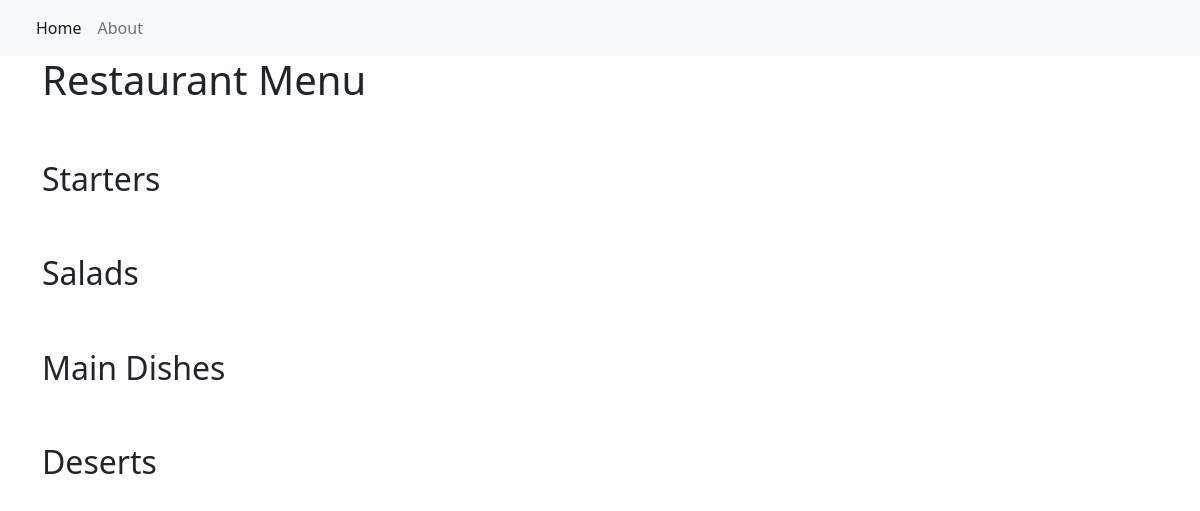
/, run on an earlier commit of the app's database.
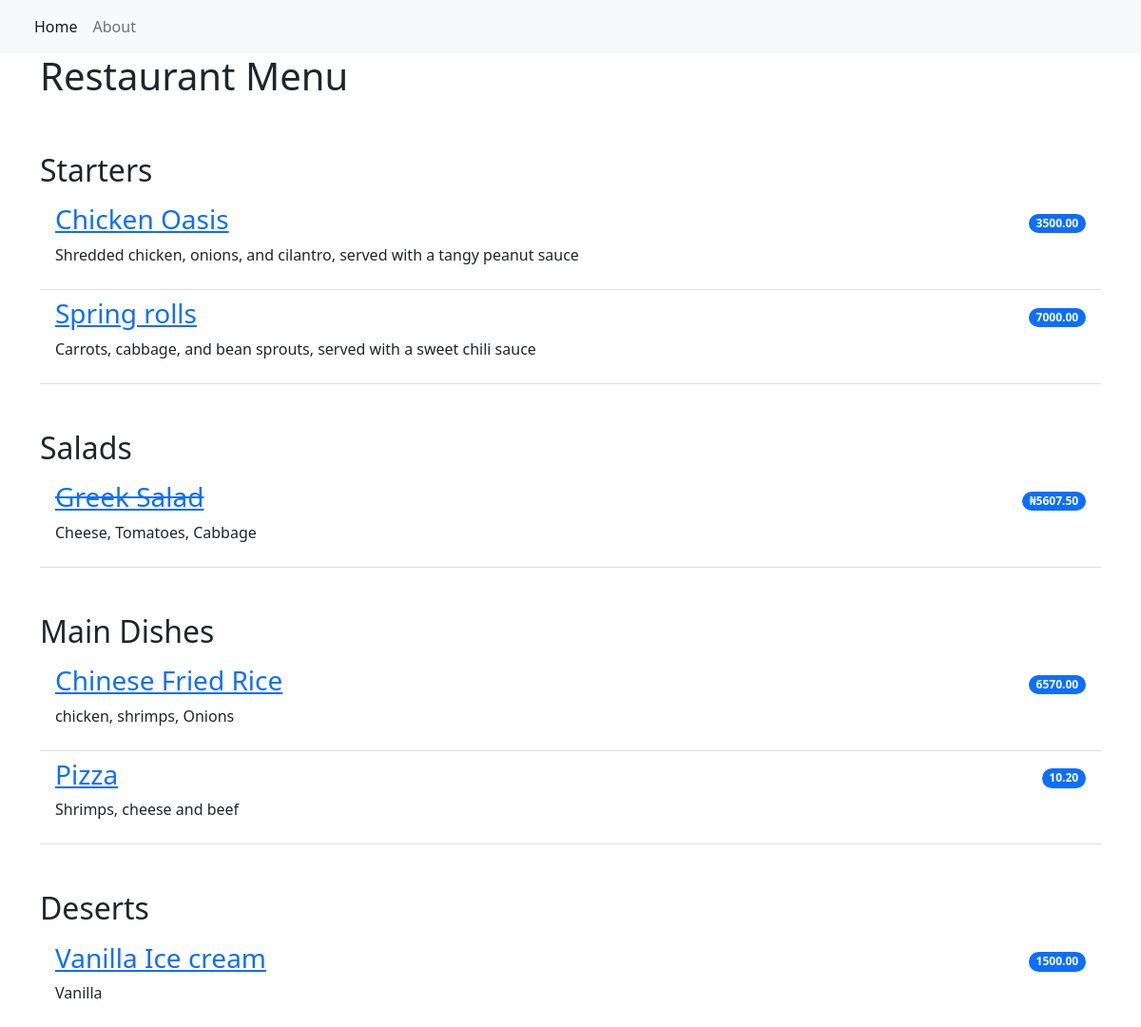
And on a later commit of the database.
### restaurant_menu/models.py (models this page shows, shortened)
class Item(models.Model):
    meal = models.CharField(max_length=1000, unique=True)
    description = models.CharField(max_length=2000)
    price = models.DecimalField(max_digits=10, decimal_places=2)
    meal_type = models.CharField(max_length=200, choices=MEAL_TYPE)
    author = models.ForeignKey(User, on_delete=models.PROTECT)
    status = models.IntegerField(choices=STATUS, default=1)
    date_created = models.DateTimeField(auto_now_add=True)
    date_updated = models.DateTimeField(auto_now=True)

### restaurant_menu/views.py (the view)
# urls.py: path('', views.MenuList.as_view(), name='home'),
class MenuList(generic.ListView):
    queryset = Item.objects.order_by("-date_created")
    template_name = "index.html"
    def get_context_data(self, **kwargs):
        context = super().get_context_data(**kwargs)
        context["meals"] = MEAL_TYPE
        return context

### restaurant_menu/templates/index.html
{% extends 'base.html' %}
{% block content %}
<div class="container">
    <h1>Restaurant Menu</h1>
      <ul class=" list-group list-group-flush">
         {% for meal in meals %}
            <h2 class="pt-5">{{ meal.1 }}</h2>
                {% for row in item_list %}
                    {% if row.meal_type == meal.0 %}
                        {% if row.status == 0 %}
                       <li class="list-group-item d-flex justify-content-between align-items-center border-0 pb-0">
                            <a href="{% url 'menu_item' row.pk %}"><h3><del>{{ row.meal }}</del></h3></a>
                           <span class="badge bg-primary rounded-pill">₦{{ row.price }}</span>
                       </li>
                        <li class="list-group-item pt-0">
                            <p>{{ row.description }}</p>
                        </li>
                         {% else %}
                         <li class="list-group-item d-flex justify-content-between align-items-center border-0 pb-0">
                            <a href="{% url 'menu_item' row.pk %}"><h3>{{ row.meal }}</h3></a>
                             <span class="badge bg-primary rounded-pill">{{ row.price }}</span>
                         </li>
                         <li class="list-group-item pt-0">
                            <p>{{ row.description }}</p>
                         </li>
                        {% endif %}
                    {% endif %}
                {% endfor %}
        {% endfor %}
      </ul>
</div>
{% endblock content %}

### restaurant_menu/templates/base.html (shortened to what this page needs)
<!DOCTYPE html>
<html lang="en">
    <head>
        <link href="https://cdn.jsdelivr.net/npm/bootstrap@5.2.0-beta1/dist/css/bootstrap.min.css" rel="stylesheet">
    </head>
    <body>
        <nav class="navbar navbar-expand-lg bg-light">
            <div class="container-fluid">
                <div class="collapse navbar-collapse" id="navbarNav">
                    <ul class="navbar-nav">
                         <li class="nav-item">
                            <a class="nav-link active" aria-current="page" href="{% url 'home' %}">Home</a>
                        </li>
                        <li class="nav-item">
                            <a class="nav-link" aria-current="page" href="{% url 'about' %}">About</a>
                        </li>
                    </ul>
                </div>
            </div>
        </nav>
        {% block content %}
        {% endblock content %}
    </body>
</html>

What changed in the data, as far as the page shows it:
added Item: meal "Chicken Oasis", price "3500.00", description "Shredded chicken, onions, and cilantro, served with a tangy peanut sauce", shown under "Starters"
added Item: meal "Spring rolls", price "7000.00", description "Carrots, cabbage, and bean sprouts, served with a sweet chili sauce", shown under "Starters"
added Item: meal "Greek Salad", price "5607.50", description "Cheese, Tomatoes, Cabbage", shown under "Salads"
added Item: meal "Chinese Fried Rice", price "6570.00", description "chicken, shrimps, Onions", shown under "Main Dishes"
added Item: meal "Pizza", price "10.20", description "Shrimps, cheese and beef", shown under "Main Dishes"
added Item: meal "Vanilla Ice cream", price "1500.00", description "Vanilla", shown under "Deserts"
